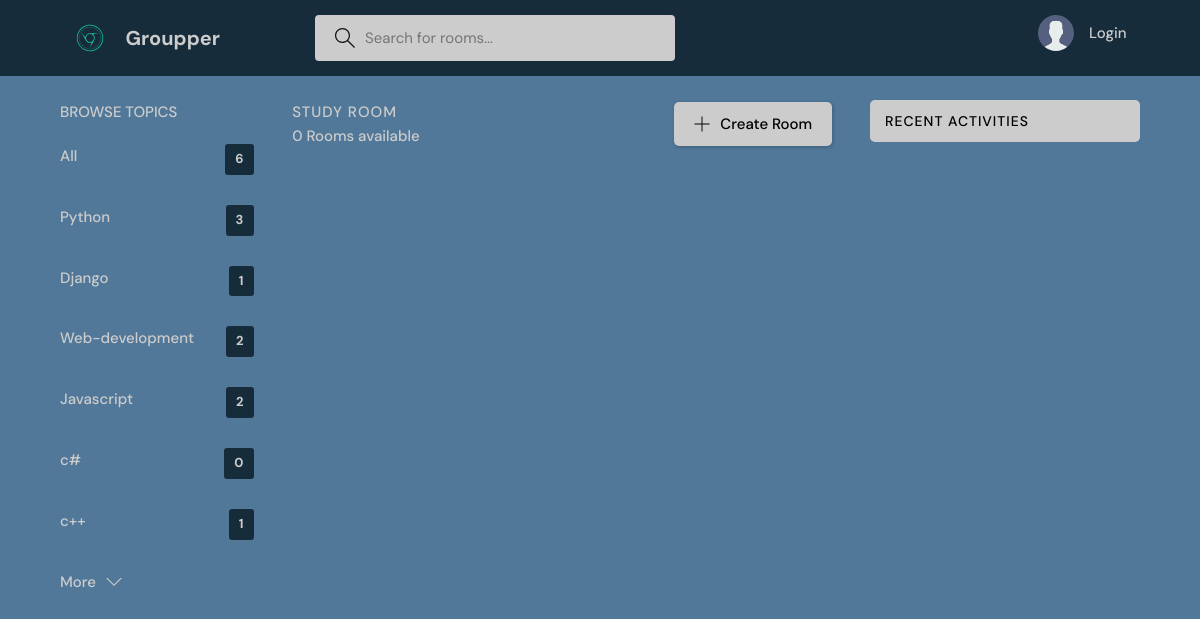
The page /?q=Nft on the database as committed earlier.
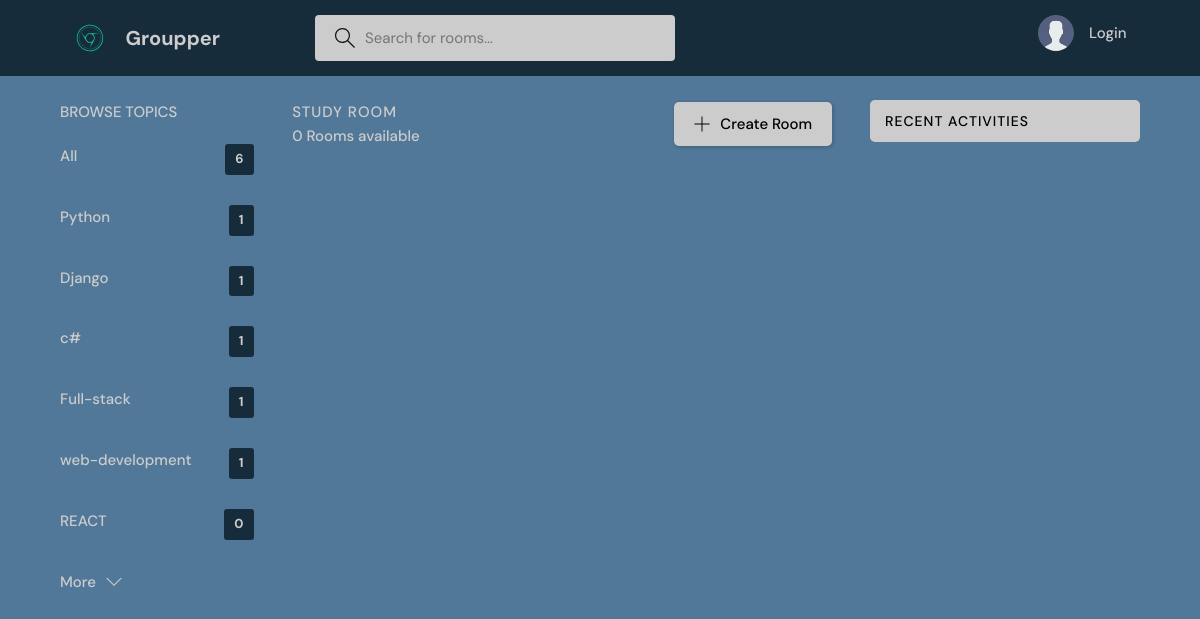
The same page on the database as committed later.
### base/models.py (models this page shows, shortened)
class Topic(models.Model):
    name= models.CharField(max_length=200)

### base/views.py (the view)
# urls.py: path('' , views.home , name="home"),
def home (request):
    q = request.GET.get('q') if request.GET.get('q') != None  else ''
    rooms = Room.objects.filter(
        Q(topic__name__icontains=q) |
        Q(name__icontains=q) |
        Q(description__icontains=q)
    )
    topics = Topic.objects.all()[0:6]
    room_count = rooms.count()
    room_messages = Message.objects.filter(
        Q(room__topic__name__icontains=q))[0:6]
    context = {'rooms': rooms ,'topics':topics , 'room_count':room_count , 'room_messages' : room_messages}
    return render (request, 'base/home.html' , context)

### base/templates/base/home.html (shortened to what this page needs)
{% extends 'main.html' %}
{% block content %}
    <main class="layout layout--3">
      <div class="container">
        {% include 'base/topics_component.html' %}
        <div class="roomList">
          <div class="roomList__header">
            <div>
              <h2>Study Room</h2>
              <p>{{room_count}} Rooms available</p>
            </div>
            <a class="btn btn--main" href="{% url 'create-room' %}">
              <svg version="1.1" xmlns="http://www.w3.org/2000/svg" width="32" height="32" viewBox="0 0 32 32">
                <title>add</title>
                <path
                  d="M16.943 0.943h-1.885v14.115h-14.115v1.885h14.115v14.115h1.885v-14.115h14.115v-1.885h-14.115v-14.115z"
                ></path>
              </svg>
              Create Room
            </a>
          </div>
        </div>
        {% include 'base/activity_component.html'%}
      </div>
    </main>
  {% endblock %}

### base/templates/base/topics_component.html
<div class="topics">
  <div class="topics__header">
    <h2>Browse Topics</h2>
  </div>
  <ul class="topics__list">
    <li>
      <a href="{% url 'home' %}" class="active">All <span>{{ topics.count }}</span></a>
    </li>
    {%for topic in topics%}
    <li>
      <a href="{% url 'home' %}?q={{topics.name}}">{{ topic.name }} <span>{{topic.room_set.all.count}}</span></a>
    </li>
    {% endfor %}
  </ul>
  <a class="btn btn--link" href="{% url 'topics' %}">
    More
    <svg version="1.1" xmlns="http://www.w3.org/2000/svg" width="32" height="32" viewBox="0 0 32 32">
      <title>chevron-down</title>
      <path d="M16 21l-13-13h-3l16 16 16-16h-3l-13 13z"></path>
    </svg>
  </a>
</div>

Rows that differ between the two databases and show on the page:
removed Topic: name "c#", room_set.all.count "0"
computed for Topic "Python": room_set.all.count "3" → "1"
changed Topic (number 3 of 6 on the later page): name "Web-development" → "c#"; room_set.all.count "2" → "1"
changed Topic: name "Javascript" → "Full-stack"; room_set.all.count "2" → "1"
changed Topic: name "c++" → "web-development"
now on this page (row edited): Topic: name "REACT", room_set.all.count "0"
